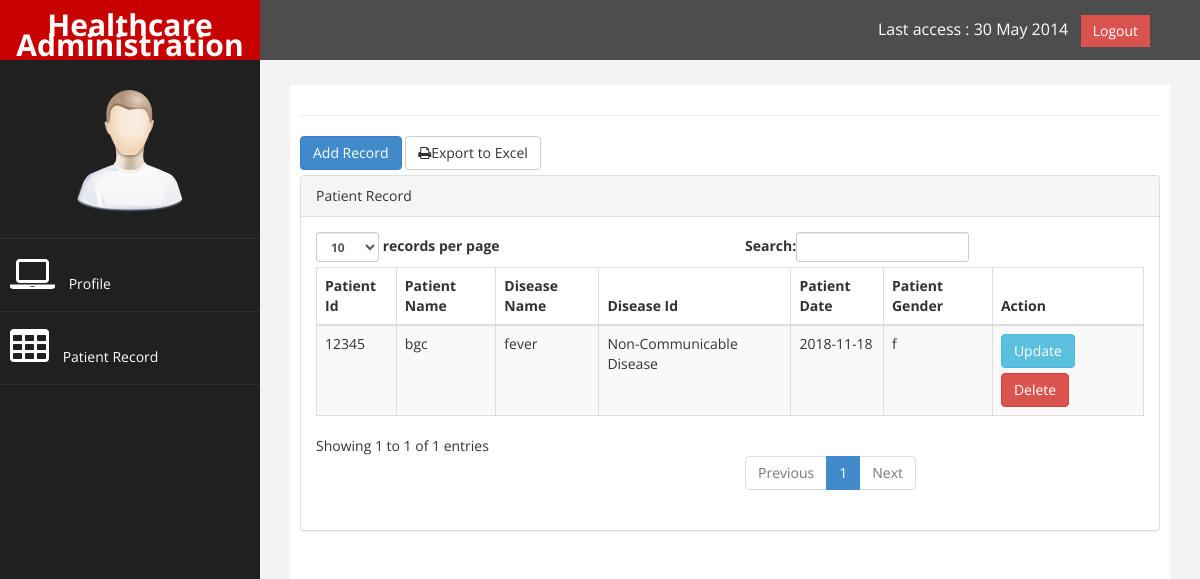
Page /patientDoctor.php on the earlier database version.
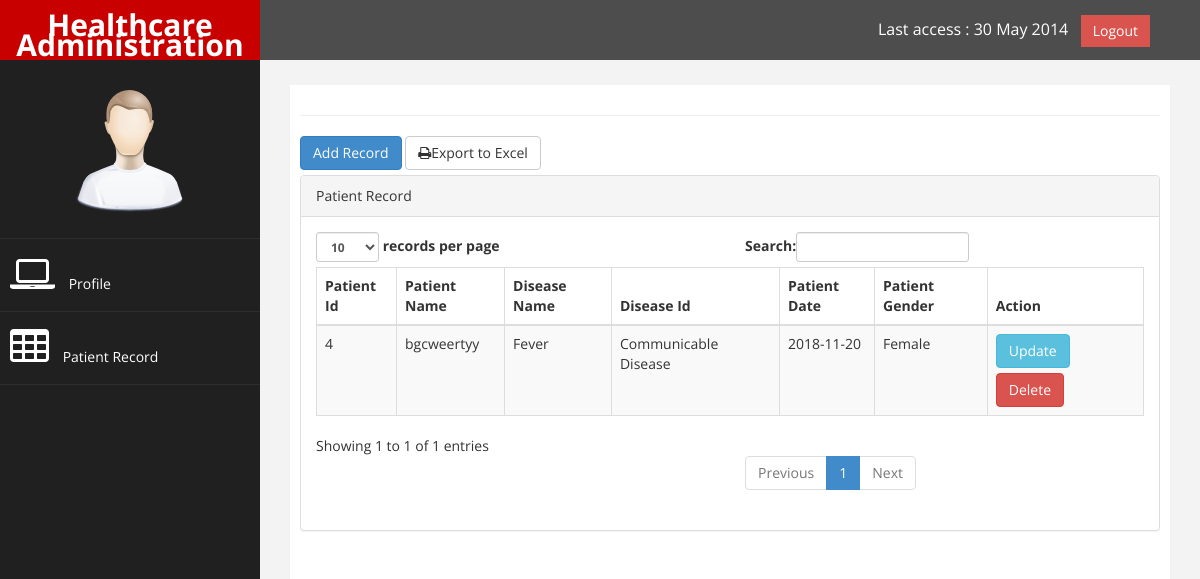
Same page on the later database version.
### tables this page shows
CREATE TABLE `patient` (
  `patient_id` int(11) NOT NULL,
  `disease_name` varchar(200) NOT NULL,
  `disease_id` varchar(100) NOT NULL,
  `patient_name` varchar(200) NOT NULL,
  `patient_date` date NOT NULL,
  `patient_gender` varchar(100) NOT NULL
);

### patientDoctor.php (the view, shortened to what this page needs)
<?php
include("connect.php");
$patient=mysqli_query($connection, 'select * from patient');
$result=mysqli_fetch_array($patient, MYSQLI_ASSOC);
$patient_id=$result['patient_id'];
$patient_name=$result['patient_name'];
$disease_name=$result['disease_name'];
$disease_id=$result['disease_id'];
$patient_date=$result['patient_date'];
$patient_gender=$result['patient_gender'];
?>
<!DOCTYPE html>
<html xmlns="http://www.w3.org/1999/xhtml">
<head>
    <link href="assets/css/bootstrap.css" rel="stylesheet" />
    <link href="assets/css/font-awesome.css" rel="stylesheet" />
    <link href="assets/css/custom.css" rel="stylesheet" />
</head>
<body>
    <div id="wrapper">
        <nav class="navbar navbar-default navbar-cls-top " role="navigation" style="margin-bottom: 0">
            <div class="navbar-header">
                <a class="navbar-brand" href="profileDoctor.php">Healthcare Administration</a>
            </div>
  <div style="color: white;
padding: 15px 50px 5px 50px;
float: right;
font-size: 16px;"> Last access : 30 May 2014 &nbsp; <a href="index.php" class="btn btn-danger square-btn-adjust">Logout</a> </div>
        </nav>
                <nav class="navbar-default navbar-side" role="navigation">
            <div class="sidebar-collapse">
                <ul class="nav" id="main-menu">
                <li class="text-center">
                    <img src="assets/img/find_user.png" class="user-image img-responsive"/>
                    </li>
                    <li>
                        <a href="profileDoctor.php"><i class="fa fa-laptop fa-3x"></i> Profile</a>
                    </li>
                   <li>
                        <a href="patientDoctor.php"><i class="fa fa-table fa-3x"></i> Patient Record</a>
                    </li>
                </ul>
            </div>
        </nav>
        <div id="page-wrapper" >
            <div id="page-inner">
                 <hr />
               <div class="row">
                <div class="col-md-12">
                    <a href="addpatientDoctor.php" class="btn btn-primary" style="margin-bottom: 5px">Add Record</a>
                    <a href="report.php" class="btn btn-default" style="margin-bottom: 5px"><i class="fa fa-print"></i>Export to Excel</a>
                    <div class="panel panel-default">
                        <div class="panel-heading">
                             Patient Record
                        </div>
                        <div class="panel-body">
                            <div class="table-responsive">
                                <table class="table table-striped table-bordered table-hover" id="dataTables-example">
                                    <thead>
                                        <tr>
                                            <th>Patient Id</th>
                                            <th>Patient Name</th>
                                            <th>Disease Name</th>
                                            <th>Disease Id</th>
                                            <th>Patient Date</th>
                                            <th>Patient Gender</th>
                                            <th>Action</th>
                                        </tr>
                                    </thead>
                                    <tbody>
                                        <tr>
                                            <td><?php echo $patient_id ?></td>
                                            <td><?php echo $patient_name ?></td>
                                            <td><?php echo $disease_name ?></td>
                                            <td><?php echo $disease_id ?></td>
                                            <td><?php echo $patient_date ?></td>
                                            <td><?php echo $patient_gender ?></td>
                                            <td>
                                                <a href="updatePatientDoctor.php" class="btn btn-info" style="margin-bottom: 5px">Update</a>
                                                <a onclick="return confirm('Are You Sure To Delete This Record?')" href="deletePatientDoctor.php" class="btn btn-danger">Delete</a>
                                            </td>
                                        </tr>
                                    </tbody>
</div>
            </div>
        </div>
</body>
</html>

### assets/css/custom.css (style rules this page uses)
body { font-family: 'Open Sans', sans-serif; }
#wrapper { width: 100%; background:#202020; }
#page-wrapper { padding: 15px 15px; min-height: 600px; background:#F3F3F3; }
#page-inner { width:100%; margin:10px 20px 10px 0px; background-color:#fff!important; padding:10px; min-height:1200px; }
.text-center { text-align:center; }
.square-btn-adjust { border: 0px solid transparent; -webkit-border-radius: 0px; -moz-border-radius: 0px; border-radius: 0px; }
.user-image { margin: 25px auto; -webkit-border-radius: 10px; -moz-border-radius: 10px; border-radius: 10px; max-height:170px; max-width:170px; }
.navbar-cls-top .navbar-brand { color: #fff; background: #C90000; width: 260px; text-align: center; height: 60px; font-size: 30px; font-weight: 700; }
.sidebar-collapse , .sidebar-collapse .nav { background:none; }
.sidebar-collapse .nav { padding:0; }
.sidebar-collapse .nav > li > a { color:#fff; background:#202020; text-shadow:none; }
.sidebar-collapse > .nav > li > a { padding:15px 10px; }
.sidebar-collapse > .nav > li { border-bottom: 1px solid rgba(107, 108, 109, 0.19); }
.navbar-side { border:none; background-color: #202020; }
.navbar-cls-top { background:#4D4D4D; border-bottom:none; }
.navbar-default { border:0px solid black; }
.navbar-header { background: #A70303; }
.nav > li > a > i { margin-right:10px; }
@media (min-width:768px) { #page-wrapper { margin: 0 0 0 260px; padding: 15px 30px; min-height: 1200px; } }
@media (min-width:768px) { .navbar-side { z-index: 1; position: absolute; width: 260px; } }
@media (min-width:768px) { .navbar { border-radius: 0px; } }

Differences in the rows shown:
removed patient: patient_id "12345", patient_name "bgc", disease_name "fever", disease "Non-Communicable Disease", patient_date "2018-11-18", patient_gender "f"
added patient: patient_id "4", patient_name "bgcweertyy", disease_name "Fever", disease "Communicable Disease", patient_date "2018-11-20", patient_gender "Female"
